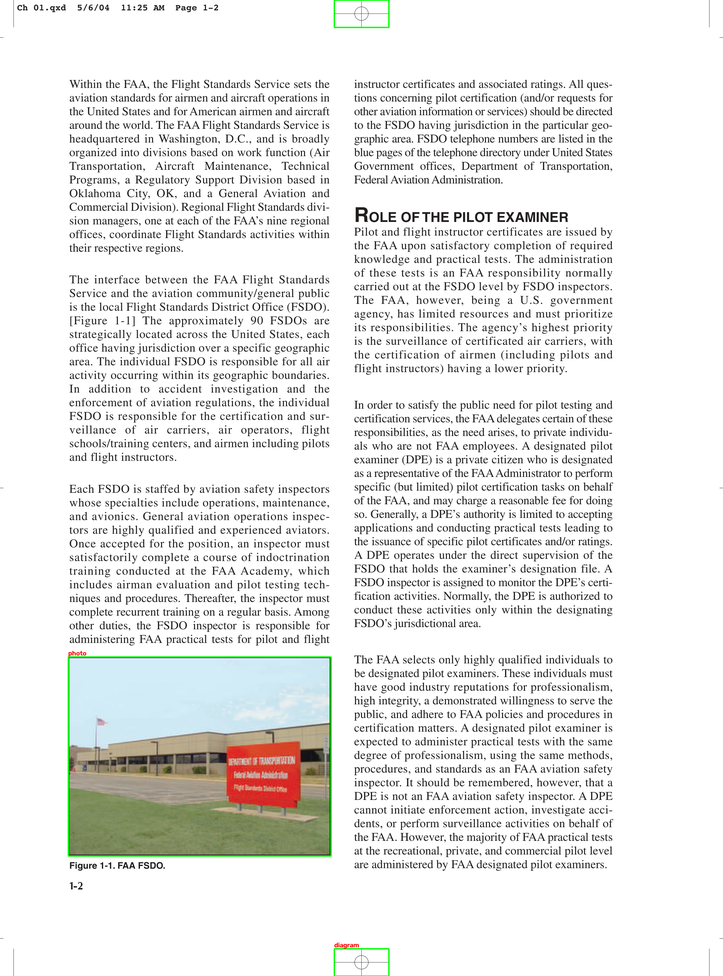
#> input picture backend/artifacts/image_classifier/Airplane Flying Handbook test upload/page_2.png, 723 x 976 px, shrunk from 2650 x 3575 before the run
$ python -i image_classifier.py   (imports and definitions only)
#> lines starting #> are read from the running program, lines starting #| are printed output that depends on the picture; after the words box and inside, x2 and y2 are one past the last pixel; in counts of white or black regions, pixels touching at a corner belong together
### backend/config.py
from pathlib import Path
import os
from dotenv import load_dotenv

load_dotenv()

GEMINI_API_KEY = os.getenv("GEMINI_API_KEY")
GEMINI_MODEL = os.getenv("GEMINI_MODEL", "gemini-3.5-flash-lite")

SECRET_KEY = os.getenv("SECRET_KEY", "change-this-in-env")
ALGORITHM = "HS256"
ACCESS_TOKEN_EXPIRE_MINUTES = int(os.getenv("ACCESS_TOKEN_EXPIRE_MINUTES", "1440"))
AUTH_USERNAME = os.getenv("AUTH_USERNAME", "admin")
AUTH_PASSWORD = os.getenv("AUTH_PASSWORD", "admin123")

BASE_DIR = Path(__file__).resolve().parent
APP_DATA_DIR = Path(os.getenv("APP_DATA_DIR", str(BASE_DIR)))

DOCUMENTS_DIR = APP_DATA_DIR / "documents"
MANUALS_DIR = DOCUMENTS_DIR / "manuals"
UPLOADED_DOCUMENTS_DIR = DOCUMENTS_DIR / "uploaded"

ARTIFACTS_DIR = APP_DATA_DIR / "artifacts"
RENDERED_PAGES_DIR = ARTIFACTS_DIR / "rendered_pages"
OCR_OUTPUT_DIR = ARTIFACTS_DIR / "ocr_output"
IMAGE_CLASSIFIER_OUTPUT_DIR = ARTIFACTS_DIR / "image_classifier"
VISION_OUTPUT_DIR = ARTIFACTS_DIR / "vision_output"
GRAPH_OUTPUT_DIR = ARTIFACTS_DIR / "graph_output"
TABLE_OUTPUT_DIR = ARTIFACTS_DIR / "table_output"
EMBEDDING_CACHE_DIR = ARTIFACTS_DIR / "embedding_cache"
FIGURE_INDEX_DIR = ARTIFACTS_DIR / "figure_index"
GRAPH_ANALYSIS_DIR = ARTIFACTS_DIR / "graph_analysis"
GRAPH_JSON_DIR = ARTIFACTS_DIR / "graph_json"
MULTIMODAL_OUTPUT_DIR = ARTIFACTS_DIR / "multimodal_chunks"
UPLOADED_IMAGES_DIR = DOCUMENTS_DIR / "images"

CHROMA_DB_PATH = str(APP_DATA_DIR / "chroma_db")
COLLECTION_NAME = "customer_documents"

CHUNK_SIZE = 1000
CHUNK_OVERLAP = 100
BATCH_SIZE = 32

TESSERACT_PATH = os.getenv("TESSERACT_PATH", "")
OCR_DPI = int(os.getenv("OCR_DPI", "300"))
RENDER_DPI = int(os.getenv("RENDER_DPI", "300"))

for directory in [
    DOCUMENTS_DIR,
    MANUALS_DIR,
    UPLOADED_DOCUMENTS_DIR,
    ARTIFACTS_DIR,
    RENDERED_PAGES_DIR,
    OCR_OUTPUT_DIR,
    IMAGE_CLASSIFIER_OUTPUT_DIR,
    VISION_OUTPUT_DIR,
    GRAPH_OUTPUT_DIR,
    TABLE_OUTPUT_DIR,
    EMBEDDING_CACHE_DIR,
    FIGURE_INDEX_DIR,
    GRAPH_ANALYSIS_DIR,
    GRAPH_JSON_DIR,
    MULTIMODAL_OUTPUT_DIR,
    UPLOADED_IMAGES_DIR,
]:
    directory.mkdir(parents=True, exist_ok=True)
ENABLE_MULTIMODAL_PDF_INGESTION = os.getenv("ENABLE_MULTIMODAL_PDF_INGESTION", "false").lower() in {"1", "true", "yes"}
ENABLE_IMAGE_VISION = os.getenv("ENABLE_IMAGE_VISION", "false").lower() in {"1", "true", "yes"}
ENABLE_GRAPH_ANALYSIS = os.getenv("ENABLE_GRAPH_ANALYSIS", "false").lower() in {"1", "true", "yes"}

### backend/rag/axis_detector.py
import cv2
import numpy as np


class AxisDetector:

    ############################################################

    # [18 lines left out: functions to_python_int, smooth, not called in this run]

    ############################################################

    def detect(self, image):

        h, w = image.shape

        binary = image < 180

        ########################################################
        # Remove title and bottom caption
        ########################################################

        binary[:int(h * 0.08), :] = False
        binary[int(h * 0.92):, :] = False

        ########################################################
        # Y AXIS
        ########################################################

        vproj = np.sum(
            binary,
            axis=0
        )

        vproj = self.smooth(vproj)

        # ignore page border
        vproj[:int(w * 0.02)] = 0

        # search only left half
        left_limit = int(w * 0.35)

        search = vproj[:left_limit]

        threshold = search.max() * 0.65

        peaks = np.where(
            search >= threshold
        )[0]

        if len(peaks):

            groups = np.split(
                peaks,
                np.where(
                    np.diff(peaks) > 5
                )[0] + 1
            )

            y_axis_x = int(
                np.mean(groups[0])
            )

        else:

            y_axis_x = int(
                np.argmax(search)
            )

        ########################################################
        # X AXIS
        ########################################################

        hproj = np.sum(
            binary,
            axis=1
        )

        hproj = self.smooth(hproj)

        start = int(h * 0.55)
        end = int(h * 0.90)

        roi = hproj[start:end]

        threshold = roi.max() * 0.75

        candidates = np.where(
            roi >= threshold
        )[0]

        if len(candidates):

            x_axis_y = int(
                candidates[-1]
                + start
            )

        else:

            x_axis_y = int(
                np.argmax(roi)
                + start
            )

        ########################################################
        # Small correction
        ########################################################

        y_axis_x += int(w * 0.005)
        x_axis_y -= int(h * 0.005)

        ########################################################
        # Origin
        ########################################################

        origin = (
            int(y_axis_x),
            int(x_axis_y)
        )

        ########################################################
        # Plot limits
        ########################################################

        top, right = self.detect_plot_limits(
            image,
            origin
        )

        ########################################################
        # Final axes
        ########################################################

        x_axis = (

            origin[0],
            origin[1],

            int(right),
            origin[1]
        )

        y_axis = (

            origin[0],
            int(top),

            origin[0],
            origin[1]
        )

        return {

            "x_axis":
                self.to_python_int(
                    x_axis
                ),

            "y_axis":
                self.to_python_int(
                    y_axis
                ),

            "origin":
                self.to_python_int(
                    origin
                )
        }

    ############################################################


    ############################################################
# Detect graph limits
############################################################
    # [132 lines left out: functions detect_plot_limits, draw_axes, not called in this run]


### backend/rag/image_classifier.py
from pathlib import Path
import json
import cv2
import numpy as np
from rag.axis_detector import AxisDetector
from rag.tick_detector import TickDetector
from config import (
    RENDERED_PAGES_DIR,
    ARTIFACTS_DIR
)

IMAGE_CLASSIFIER_OUTPUT = ARTIFACTS_DIR / "image_classifier"
# [1 line not run here, left out]

class ImageClassifier:
    def __init__(self):

        self.min_area = 10000

        self.axis_detector = AxisDetector()
        self.tick_detector = TickDetector()

    # ---------------------------------------------------------
    # [11 lines left out: function classify_image, not called in this run]

    def classify_region(self, roi):

        gray = cv2.cvtColor(roi, cv2.COLOR_BGR2GRAY)

        h, w = gray.shape

        aspect = w / h

        edges = cv2.Canny(gray, 50, 150)

        edge_ratio = np.count_nonzero(edges) / edges.size

        # --------------------------------------------------
        # TABLE
        # --------------------------------------------------

        if edge_ratio > 0.18 and aspect > 1.3:

            return "table"

        # --------------------------------------------------
        # GRAPH VALIDATION
        # --------------------------------------------------

        try:

            axes = self.axis_detector.detect(roi)

            if axes is not None:

                ticks = self.tick_detector.detect(

                    roi,

                    original=roi,

                    axes=axes

                )

                x_tick_count = len(ticks["x_ticks"])

                y_tick_count = len(ticks["y_ticks"])

                print(

                    f"Graph Check -> X:{x_tick_count} Y:{y_tick_count}"

                )

                if x_tick_count >= 2 and y_tick_count >= 2:

                    return "graph"

        except Exception as e:

            print("Graph validation failed:", e)

        # --------------------------------------------------
        # DIAGRAM
        # --------------------------------------------------

        if edge_ratio > 0.03:

            return "diagram"

        # --------------------------------------------------
        # PHOTO
        # --------------------------------------------------

        return "photo"

    # ---------------------------------------------------------
    # [13 lines left out: function classify_image, not called in this run]
    def process_page(self, image_path):

        image_path = Path(image_path)

        image = cv2.imread(str(image_path))
#> image is the input picture: shape (976, 723, 3); mean B, G, R 231.4, 233.1, 232.9

        gray = cv2.cvtColor(image, cv2.COLOR_BGR2GRAY)
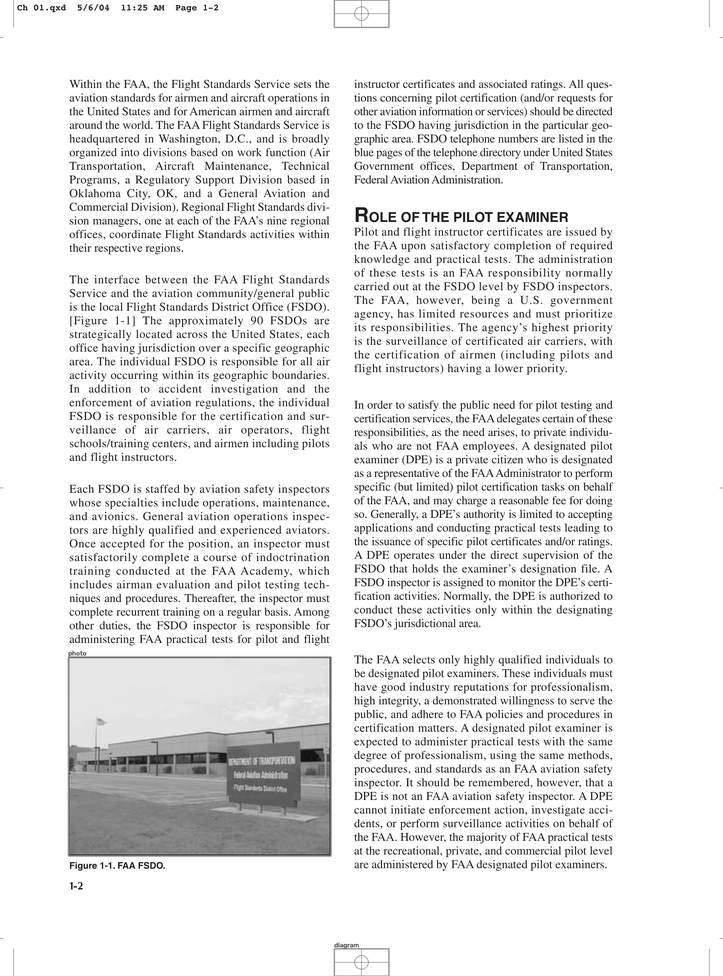
#> gray: shape (976, 723); min 0, max 255, mean 232.8

        thresh = cv2.threshold(
            gray,
            240,
            255,
            cv2.THRESH_BINARY_INV
        )[1]
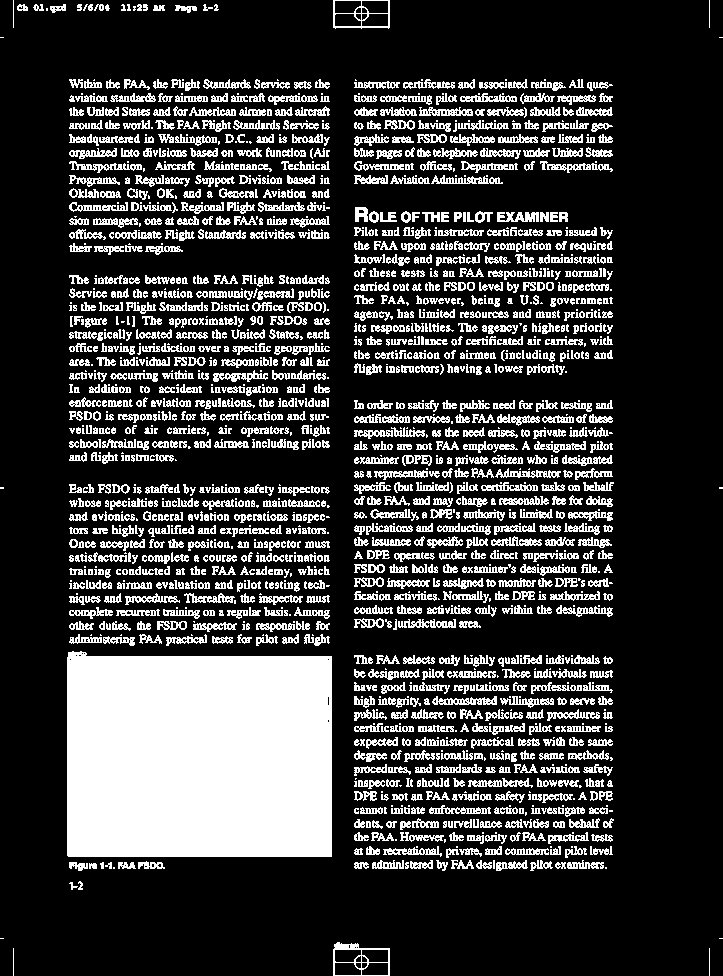
#> thresh: shape (976, 723); 22.7% white; 1781 white regions (498 under 20 px)

        contours, _ = cv2.findContours(
            thresh,
            cv2.RETR_EXTERNAL,
            cv2.CHAIN_APPROX_SIMPLE
        )
#> contours = 1781 contours, 716 with area under 20; largest, box (x1, y1, x2, y2) and area: (67, 651, 332, 857) 52874, (333, 942, 390, 976) 1618, (333, 0, 390, 29) 1515, (432, 696, 497, 705) 304, (419, 107, 473, 116) 282

        output = []

        debug = image.copy()

        for contour in contours:

            x, y, w, h = cv2.boundingRect(contour)

            area = w * h

            if area < self.min_area:
                continue

            roi = image[y:y+h, x:x+w]

            region_type = self.classify_region(roi)

            output.append({

                "bbox": [x, y, w, h],

                "type": region_type

            })

            cv2.rectangle(
                debug,
                (x, y),
                (x+w, y+h),
                (0,255,0),
                3
            )

            cv2.putText(
                debug,
                region_type,
                (x,y-5),
                cv2.FONT_HERSHEY_SIMPLEX,
                0.8,
                (0,0,255),
                2
            )
#> this loop made 1781 passes
#> (x, y, area) on passes 3, 6, 7: (333, 942, 1938), (69, 882, 72), (78, 881, 45)
#| Graph validation failed: too many values to unpack (expected 2)
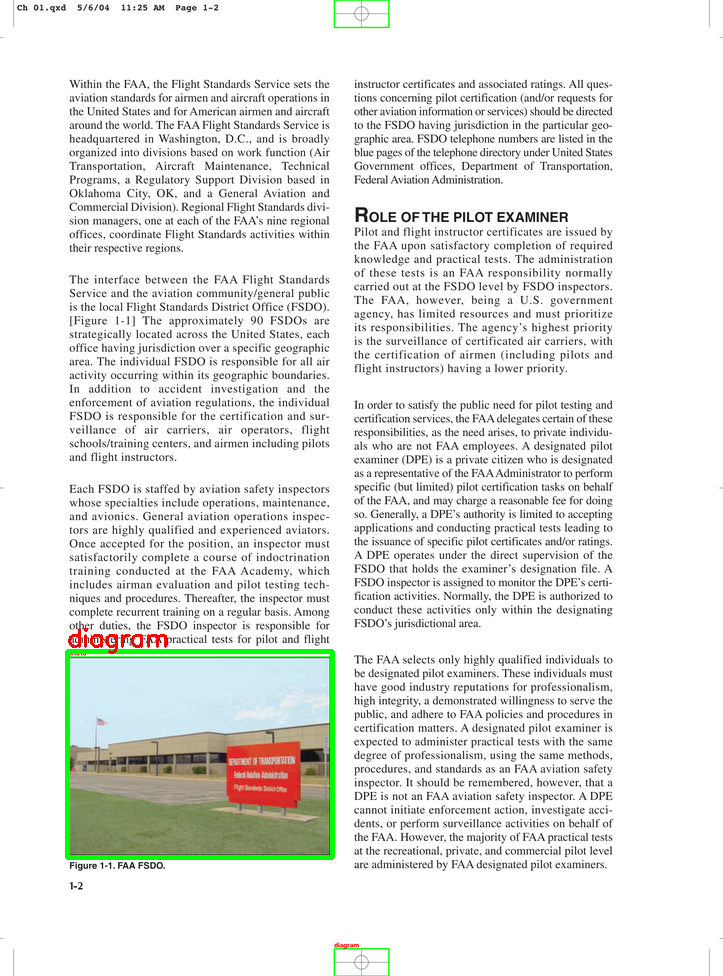
#> debug: shape (976, 723, 3); 0.77% of pixels changed, all inside (x1, y1, x2, y2) = (65, 627, 335, 860)
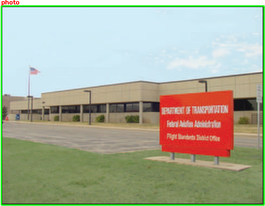
#> roi: shape (206, 265, 3); mean B, G, R 153.4, 173.3, 169.5
#> after the loop, output = 1 item

        return output, debug

    # ---------------------------------------------------------

    # [50 lines left out: function process_document, not called in this run]

>>> result = ImageClassifier().process_page('../artifacts/image_classifier/Airplane Flying Handbook test upload/page_2.png')

$ run again, on backend/artifacts/image_classifier/Basic_Aerodynamics/page_15.png
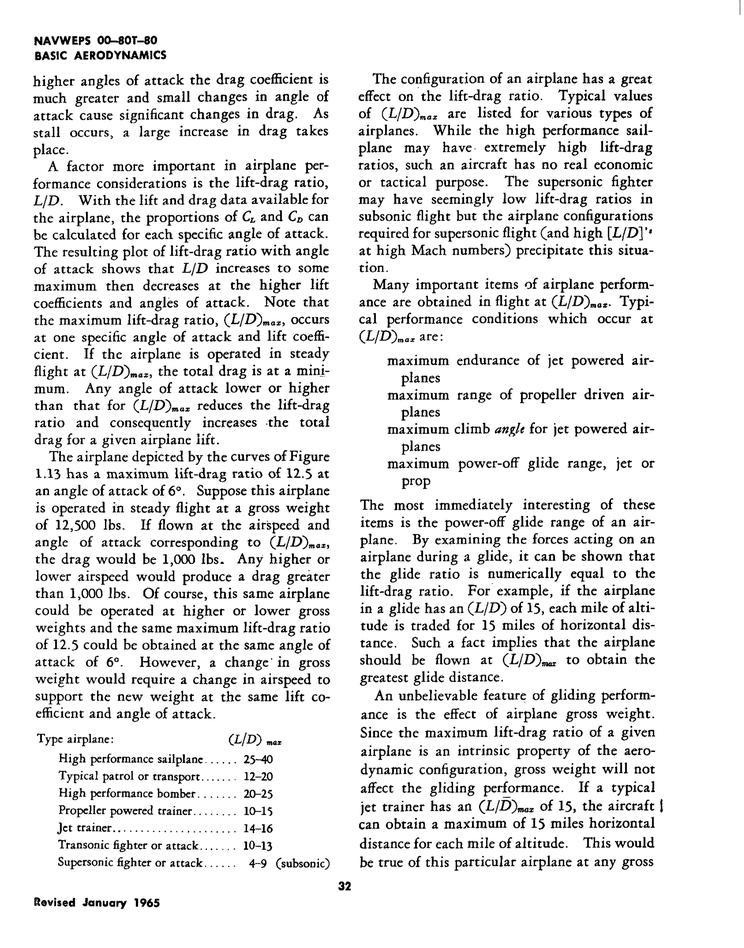
#> input picture backend/artifacts/image_classifier/Basic_Aerodynamics/page_15.png, 744 x 948 px, shrunk from 2530 x 3225 before the run
#> in process_page, image is the input picture: shape (948, 744, 3); min 0, max 255, mean 229.7
#> in process_page, `thresh = cv2.threshold( gray, 240, 255, cv2.THRESH_BINARY_INV )[1]`:
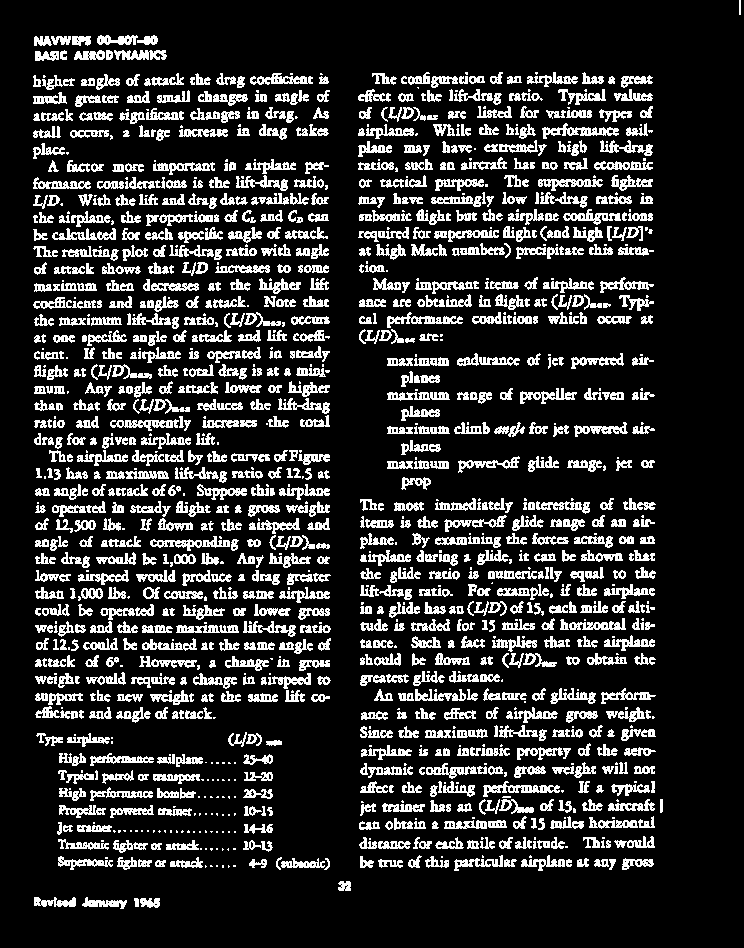
#> thresh: shape (948, 744); 17.6% white in thin lines or dots
#> contours = 1370 contours, 415 with area under 20; largest, box (x1, y1, x2, y2) and area: (483, 781, 560, 797) 420, (542, 123, 619, 139) 414, (150, 536, 230, 551) 404, (110, 419, 179, 431) 348, (387, 312, 463, 328) 346
#> the loop in process_page, `for contour in contours: ` made 1370 passes
#> (x, y, area) on passes 1 to 3: (140, 898, 200), (134, 898, 45), (82, 897, 540)
#> after the loop in process_page, `for contour in contours:`: output = []
